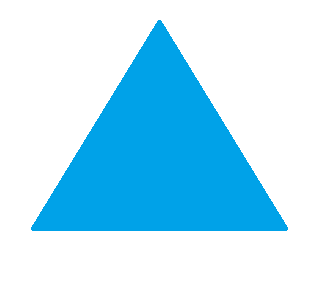
#> input picture sources/contour.png, 317 x 285 px, found by its file name
$ python kenar.py   (older library calls are emulated)
#> lines starting #> are read from the running program, lines starting #| are printed output that depends on the picture; after the words box and inside, x2 and y2 are one past the last pixel; in counts of white or black regions, pixels touching at a corner belong together
from cv2 import cv2
import numpy as np

img = cv2.imread("./sources/contour.png")
#> img is the input picture: shape (285, 317, 3); mean B, G, R 247.9, 226.4, 176.5
w,h = img.shape[:2]
#> w = 285; h = 317

print(w)
#| 285
print(h)
#| 317


kernel= np.array([[1,1,1],[1,-8,1],[1,1,1]],np.uint8)


gray = cv2.cvtColor(img,cv2.COLOR_BGR2GRAY)
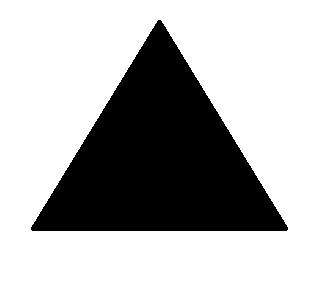
#> gray: shape (285, 317); values 122 (black) and 255 (white), 69.2% white; 1 black region, box (x1, y1, x2, y2) and area: (31, 20, 288, 231) 27811

deneme = cv2.Laplacian(gray,cv2.CV_8U,(3,3))
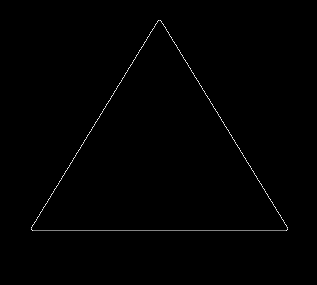
#> deneme: shape (285, 317); min 0, max 255, mean 1.3


cv2.imshow("orginal",img)

cv2.imshow("deneme",deneme)


cv2.waitKey(0)
cv2.destroyAllWindows
